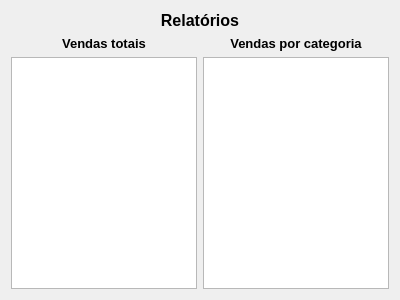
<?xml version="1.0" encoding="UTF-8"?>
<ui version="4.0">
 <class>Dialog</class>
 <widget class="QDialog" name="Dialog">
  <property name="geometry">
   <rect>
    <x>0</x>
    <y>0</y>
    <width>400</width>
    <height>300</height>
   </rect>
  </property>
  <property name="windowTitle">
   <string>Dialog</string>
  </property>
  <layout class="QVBoxLayout" name="verticalLayout_4">
   <item>
    <layout class="QVBoxLayout" name="verticalLayout_3">
     <item>
      <widget class="QLabel" name="label">
       <property name="text">
        <string>&lt;html&gt;&lt;head/&gt;&lt;body&gt;&lt;p align=&quot;center&quot;&gt;&lt;span style=&quot; font-size:12pt; font-weight:600;&quot;&gt;Relatórios&lt;/span&gt;&lt;/p&gt;&lt;/body&gt;&lt;/html&gt;</string>
       </property>
      </widget>
     </item>
     <item>
      <layout class="QHBoxLayout" name="horizontalLayout">
       <item>
        <layout class="QVBoxLayout" name="verticalLayout">
         <item>
          <widget class="QLabel" name="label_2">
           <property name="text">
            <string>&lt;html&gt;&lt;head/&gt;&lt;body&gt;&lt;p align=&quot;center&quot;&gt;&lt;span style=&quot; font-size:10pt; font-weight:600;&quot;&gt;Vendas totais&lt;/span&gt;&lt;/p&gt;&lt;/body&gt;&lt;/html&gt;</string>
           </property>
          </widget>
         </item>
         <item>
          <widget class="QTableView" name="tableView"/>
         </item>
        </layout>
       </item>
       <item>
        <layout class="QVBoxLayout" name="verticalLayout_2">
         <item>
          <widget class="QLabel" name="label_3">
           <property name="text">
            <string>&lt;html&gt;&lt;head/&gt;&lt;body&gt;&lt;p align=&quot;center&quot;&gt;&lt;span style=&quot; font-size:10pt; font-weight:600;&quot;&gt;Vendas por categoria&lt;/span&gt;&lt;/p&gt;&lt;/body&gt;&lt;/html&gt;</string>
           </property>
          </widget>
         </item>
         <item>
          <widget class="QTableView" name="tableView_2"/>
         </item>
        </layout>
       </item>
      </layout>
     </item>
    </layout>
   </item>
  </layout>
 </widget>
 <resources/>
 <connections/>
</ui>
